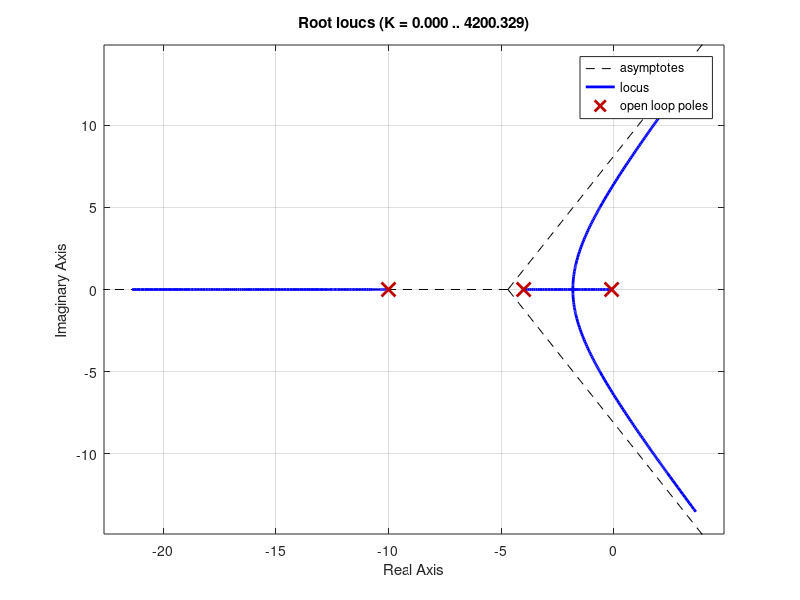

Reproduce this figure in MATLAB.

Gp = tf([0 1],[1 14.1 41.4 4])
H=1;
%figure
rlocus(Gp*H);

%T = feedback(K*G,H);
%figure
%step(T)
%S = stepinfo(T)
